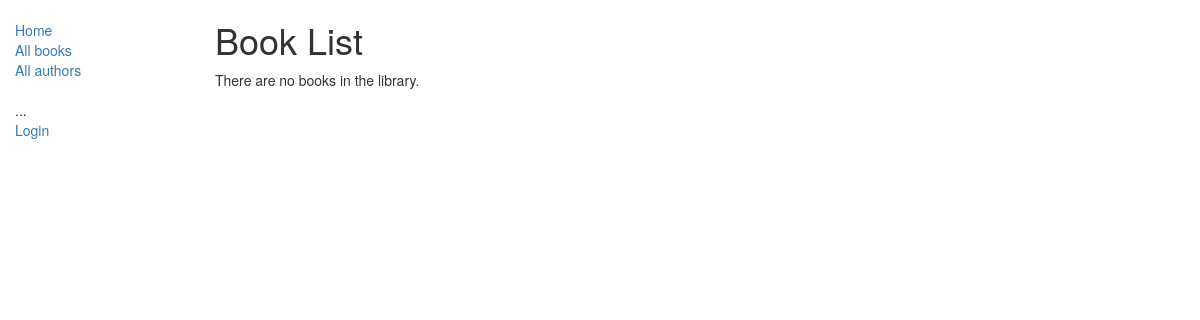
Before: /catalog/books/ with the older database file.
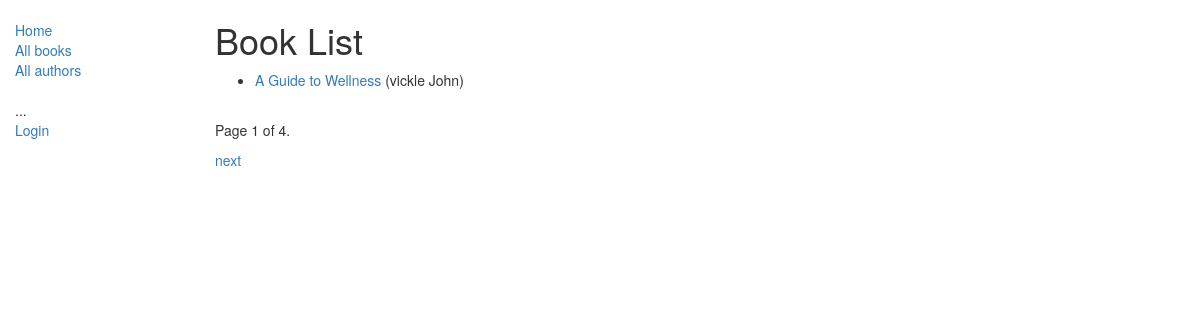
After: the same page with the newer database file.
### catalog/models.py (models this page shows, shortened)
class Book(models.Model):
    title = models.CharField(max_length=200)
    author = models.ForeignKey('Author', on_delete=models.SET_NULL, null=True)
    summary = models.TextField(max_length=1000, help_text='Enter a brief description of the book')
    isbn = models.CharField('ISBN', max_length=13,
                            help_text='13 Character <a href="https://www.isbn-international.org/content/what-isbn'
                                      '">ISBN number</a>')
    genres = models.ManyToManyField(Genre, help_text='Select a genre for this book')
    language = models.ForeignKey('Language', on_delete=models.SET_NULL, null=True)
    def display_genre(self):
        return ', '.join([genre.name for genre in self.genres.all()[:3]])
    display_genre.short_description = 'Genre'
    def get_absolute_url(self):
        return reverse('catalog:book-details', args=[str(self.id)])

class Author(models.Model):
    first_name = models.CharField(max_length=100)
    last_name = models.CharField(max_length=100)
    date_of_birth = models.DateField(null=True, blank=True)
    date_of_death = models.DateField(null=True, blank=True)
    class Meta:
        ordering = ["last_name", "first_name"]
    def __str__(self):
        return '{0} {1}'.format(self.last_name, self.first_name)

### catalog/views.py (the view)
# urls.py: path('books/', views.BookListView.as_view(), name='books'),
class BookListView(generic.ListView):
    model = Book
    paginate_by = 1
    def get_queryset(self):
        qs = super().get_queryset()
        return qs

### catalog/templates/catalog/book_list.html
{% extends "catalog/base_generic.html" %}
{% block content %}
    <h1>Book List</h1>
    {% if book_list %}
        <ul>
          {% for book in book_list %}
              <li>
                <a href="{{ book.get_absolute_url }}">{{ book.title }}</a> ({{book.author}})
              </li>
          {% endfor %}
        </ul>
        {% else %}
          <p>There are no books in the library.</p>
    {% endif %}
{% endblock %}

Changed rows visible on the page:
added Book: title "A Guide to Wellness", author "vickle John"
Other visible differences:
{{ page_obj.number }}: (not shown) → "1"
{{ page_obj.paginator.num_pages }}: (not shown) → "4"
text no longer shown: "There are no books in the library."
text now shown: "Page of . next"
